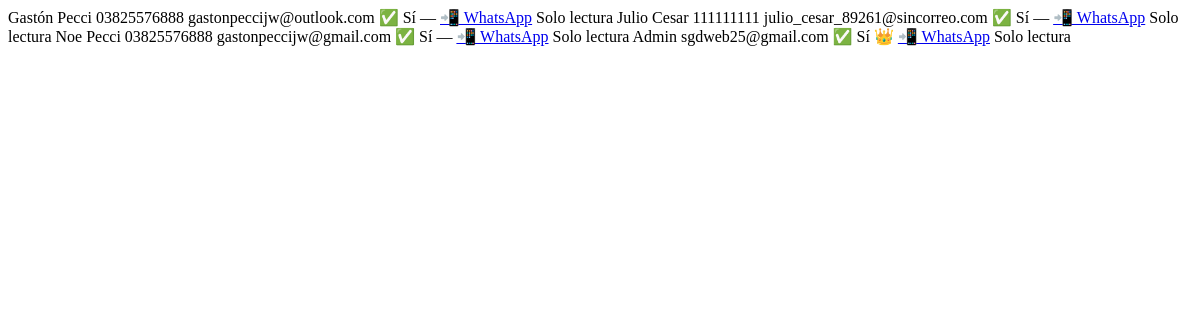
Page /admin/usuarios_tbody on the earlier database version.
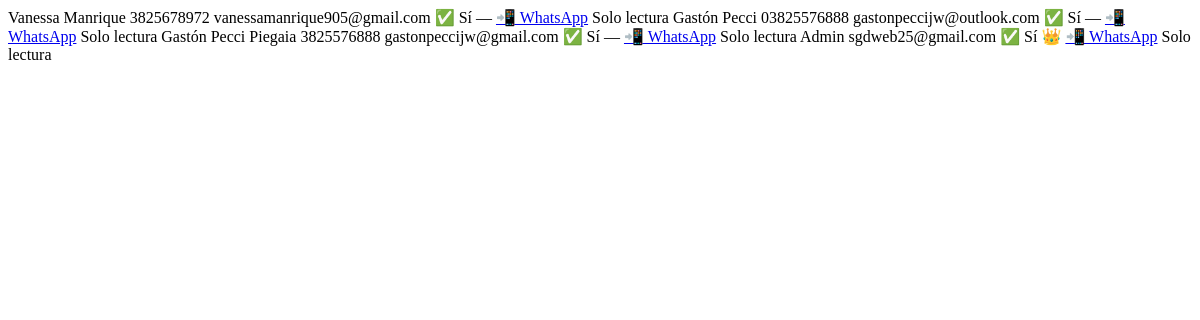
Same page on the later database version.
### app/models.py (models this page shows)
class User(db.Model):
    id = db.Column(db.Integer, primary_key=True)
    nombre = db.Column(db.String(100))
    apellido = db.Column(db.String(100))
    email = db.Column(db.String(120), unique=True)
    password = db.Column(db.String(200))
    ultimo_premio = db.Column(db.DateTime, nullable=True)
    contador_reservas = db.Column(db.Integer, default=0, nullable=False)
    telefono = db.Column(db.String(20))
    is_admin = db.Column(db.Boolean, default=False)
    confirmado = db.Column(db.Boolean, default=False)
    bloqueado = db.Column(db.Boolean, default=False, nullable=False)
    is_staff = db.Column(db.Boolean, default=False)
    session_token = db.Column(db.String(255), nullable=True)

### app/routes.py (the view)
@main.route('/admin/usuarios_tbody')
def usuarios_tbody():
    usuarios = User.query.order_by(User.id.desc()).all()
    user = User.query.get(session['user_id']) if 'user_id' in session else None
    return render_template('partials/usuarios_tbody.html', usuarios=usuarios, user=user)

### app/routes.py (called while the page is built, shortened)
@main.before_app_request
def verificar_sesion_unica():
    user_id = session.get('user_id')
    token = session.get('session_token')

### app/templates/partials/usuarios_tbody.html
{% for u in usuarios %}
<tr data-user-id="{{ u.id }}">
    <td data-label="Nombre">{{ u.nombre or '' }}</td>
    <td data-label="Apellido">{{ u.apellido or '' }}</td>
    <td data-label="Teléfono">{{ u.telefono or '' }}</td>
    <td data-label="Email">{{ u.email or '' }}</td>
    <td data-label="Confirmado">
        {% if u.confirmado %}
            <span class="badge bg-success">✅ Sí</span>
        {% else %}
            <span class="badge bg-danger">❌ No</span>
        {% endif %}
    </td>
    <td data-label="Admin">
        {% if u.is_admin %}
            <span class="badge bg-primary">👑</span>
        {% else %}
            <span class="badge bg-secondary">—</span>
        {% endif %}
    </td>
    <td data-label="Acciones">
        <a href="https://wa.me/{{ u.telefono }}" target="_blank" class="btn btn-success btn-sm">📲 WhatsApp</a>
        {% if user.is_admin %}
        <button class="btn btn-warning btn-sm btn-bloquear" data-user-id="{{ u.id }}">
            {{ '🔓 Desbloquear' if u.bloqueado else '🔒 Bloquear' }}
        </button>
        <button class="btn btn-info btn-sm btn-editar-usuario"
                data-user-id="{{ u.id }}"
                data-bs-toggle="modal"
                data-bs-target="#modalEditarUsuario">
            ✏️ Editar
        </button>
        <button class="btn btn-danger btn-sm btn-eliminar-usuario"
                data-user-id="{{ u.id }}"
                data-bs-toggle="modal"
                data-bs-target="#modalEliminarUsuario">
            🗑 Eliminar
        </button>
        {% else %}
        <span class="badge bg-secondary">Solo lectura</span>
        {% endif %}
    </td>
</tr>
{% endfor %}

Differences in the rows shown:
changed User: nombre "Gastón" → "Vanessa"; apellido "Pecci" → "Manrique"; telefono "03825576888" → "3825678972"; email "gastonpeccijw@outlook.com" → "vanessamanrique905@gmail.com"
changed User: nombre "Julio" → "Gastón"; apellido "Cesar" → "Pecci"; telefono "111111111" → "03825576888"; email "julio_cesar_89261@sincorreo.com" → "gastonpeccijw@outlook.com"
changed User "gastonpeccijw@gmail.com": nombre "Noe" → "Gastón"; apellido "Pecci" → "Pecci Piegaia"; telefono "03825576888" → "3825576888"
